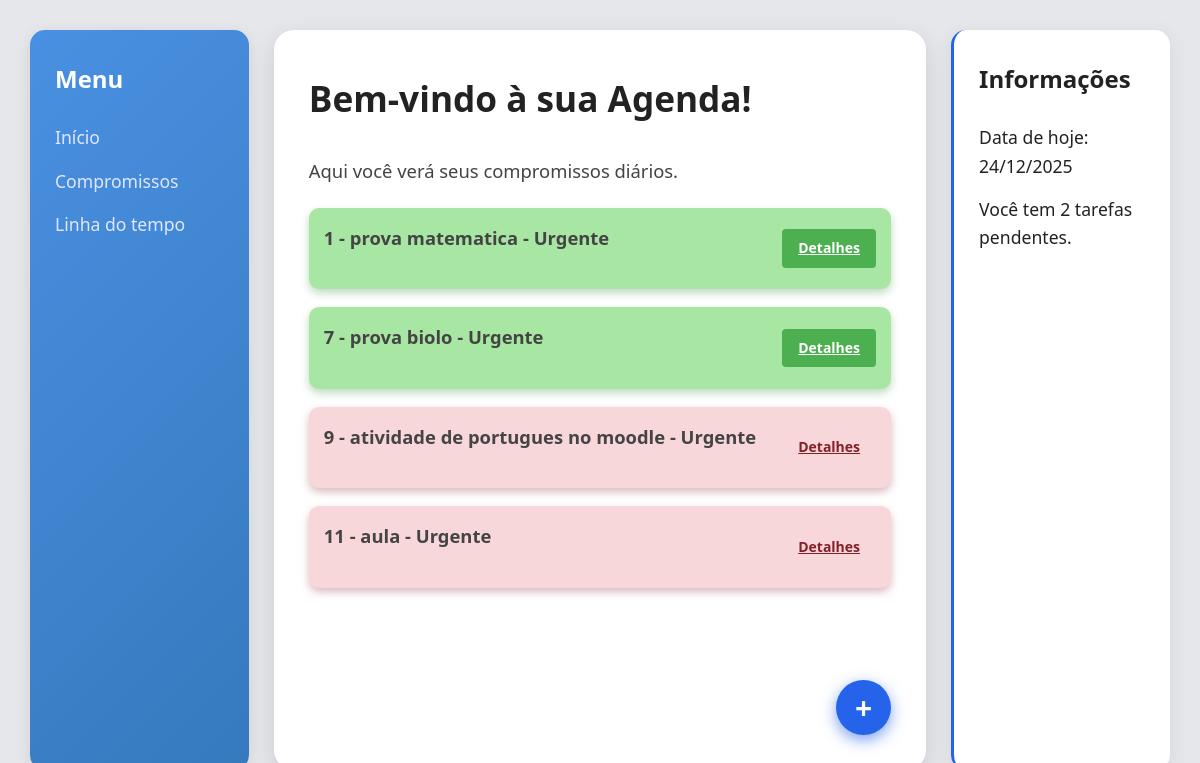
The app's page /compromissos/, older data.
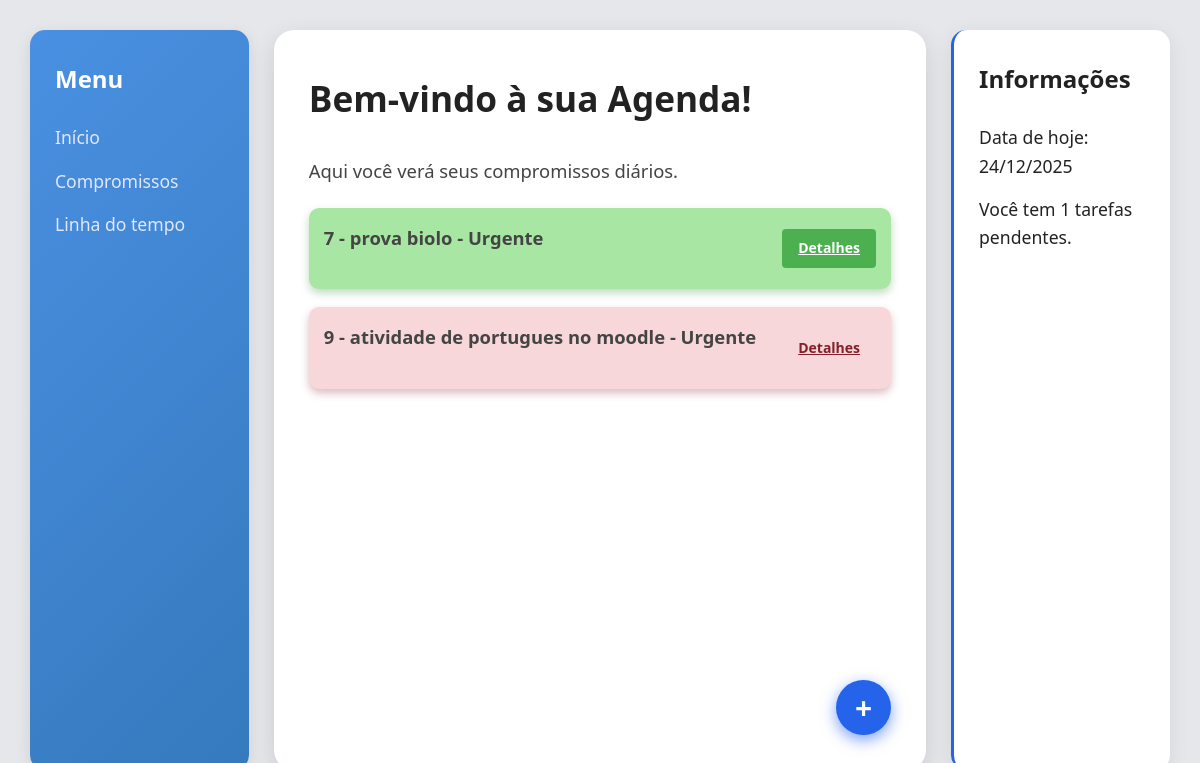
The same page, newer data.
### main/models.py (models this page shows, shortened)
class DatasEventos(models.Model):
    PROPRIEDADES = [
        ('1', 'Urgente'),
        ('2', 'Importante'),
        ('3', 'Normal'),
        ('4', 'Sem prioridade')
    ]
    titulo = models.CharField(max_length=200)
    prioridade = models.CharField(max_length=20, choices=PROPRIEDADES, default='N')
    descricao = models.TextField()
    data_fim = models.DateField()
    data_inicio = models.DateField(auto_now_add=True)
    status = models.BooleanField(default=False)

### main/views.py (the view)
# urls.py: path('compromissos/', views.compromissos, name='compromissos'),
def compromissos(request):
    eventos = DatasEventos.objects.all().order_by("prioridade")
    context = {'data_hoje': datahj(), 'eventos': eventos, 'tarefaspendentes': tarefaspendentes()}
    return render(request, 'compromissos.html', context=context)

### main/views.py (called while the page is built)
def datahj():
    data_hoje = datetime.date.today()
    data_hoje = data_hoje.strftime("%d/%m/%Y")
    data_hoje = str(data_hoje)
    return data_hoje

def tarefaspendentes():
    eventos = DatasEventos.objects.all()
    cont = 0
    for i in eventos:
        if i.status == False:
            cont += 1
    return cont

### templates/compromissos.html
{%extends "base.html"%}

### templates/base.html (shortened to what this page needs)
{% load static %}
<!DOCTYPE html>
<html lang="pt-br">
<head>
    <link rel="stylesheet" href="{% static 'css/style.css' %}">
</head>
<body>
    <div class="container">
        {%block navbase%}
        {%include 'navbase.html' %}
        {%endblock%}
        {% block conteudo %}
        <main class="conteudo">
            <h1>Bem-vindo à sua Agenda!</h1>
            <p>Aqui você verá seus compromissos diários.</p>
            {%for evento in eventos%}
            <div class="evento-bloco{%if evento.status%} concluido {%else%} nao-concluido{%endif%}">
                <div class="evento-info">
                    <p>{{evento.id}} - {{evento.titulo}} - {{ evento.get_prioridade_display }}</p>
                </div>
                <a href="{% url 'detalhes_evento' id=evento.id %}" class="botao-detalhes{%if evento.status%} concluido {%else%} nao-concluido{%endif%}">Detalhes</a>
            </div>
            {%endfor%}
            <a href="{% url 'adicionar_eventos' %}" class="btn-adicionar-tarefa" title="Adicionar Tarefa">+</a>
        </main>
        {% endblock %}
        {% block informacoes %}
        {%include 'informacoesbase.html'%}
        {% endblock %}
    </div>
</body>
</html>

Row changes from the older to the newer data that the page shows:
removed DatasEventos: id "1", titulo "prova matematica", prioridade "Urgente", status True (drawn)
removed DatasEventos: id "11", titulo "aula", prioridade "Urgente", status False (drawn)
Text that changed along with them:
{{ tarefaspendentes }}: "2" → "1"
